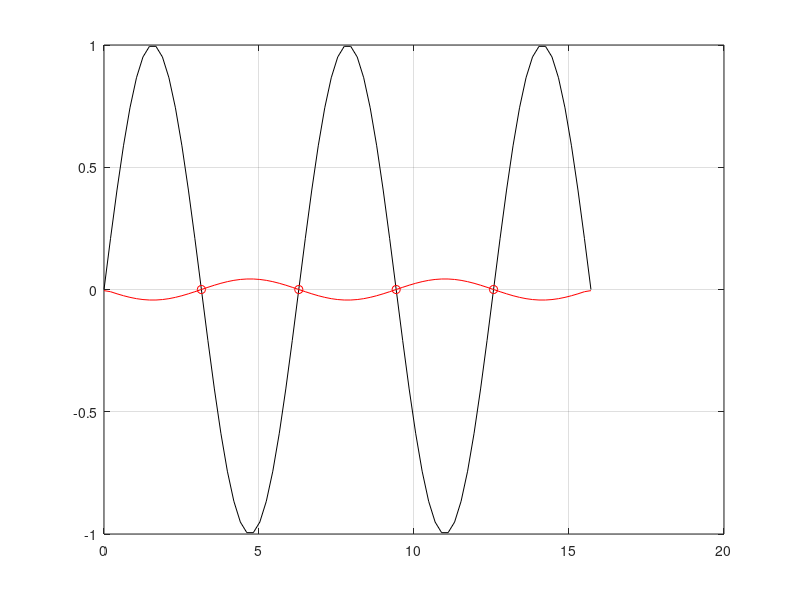

The MATLAB script that drew this image:
% tst_gradient

dt = 2*pi / 30;
t = 0 : dt : 5*pi;
y = sin(t);
y2 = gradient(gradient(y));
m2 = max(abs(y2));
IL = abs(y2) < 0.01 * m2;
yl = y(IL); tl = t(IL);
figure(3), clf
plot(t,y,'-k',t,y2,'-r',tl,yl,'or')
grid on